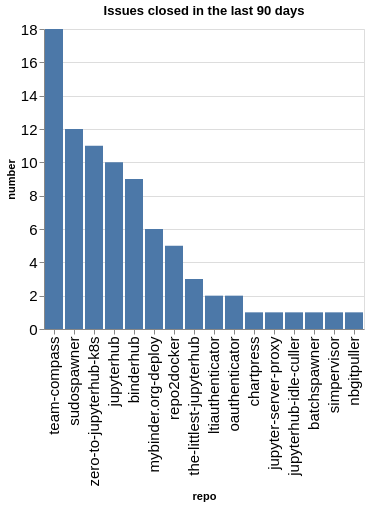

The notebook cell saved with this chart:
### Code cell
closed_counts = closed.groupby(['org', 'repo']).count()['number'].reset_index()
closed_counts['org/repo'] = closed_counts.apply(lambda a: a['org'] + '/' + a['repo'], axis=1)
sorted_vals = closed_counts.sort_values(['number'], ascending=False)['repo'].values
alt.Chart(data=closed_counts, title=f"Issues closed in the last {n_days} days").mark_bar().encode(
    x=alt.X('repo', sort=alt.Sort(sorted_vals.tolist())),
    y='number',
)

### Figure 1 — Vega-Lite specification as saved in the notebook (floating-point values rounded to 4 significant figures)
{"config": {"axisLeft": {"labelFontSize": 15}, "axisBottom": {"labelFontSize": 15}}, "data": {"name": "data-cdffb82d13cb06120a7fb821d3b32ec4"}, "mark": {"type": "bar"}, "encoding": {"x": {"field": "repo", "sort": ["team-compass", "sudospawner", "zero-to-jupyterhub-k8s", "jupyterhub", "binderhub", "mybinder.org-deploy", "repo2docker", "the-littlest-jupyterhub", "ltiauthenticator", "oauthenticator", "chartpress", "jupyter-server-proxy", "jupyterhub-idle-culler", "batchspawner", "simpervisor", "nbgitpuller"], "type": "nominal"}, "y": {"field": "number", "type": "quantitative"}}, "title": "Issues closed in the last 90 days", "$schema": "https://vega.github.io/schema/vega-lite/v5.20.1.json", "datasets": {"data-cdffb82d13cb06120a7fb821d3b32ec4": [{"org": "jupyterhub", "repo": "batchspawner", "number": 1, "org/repo": "jupyterhub/batchspawner"}, {"org": "jupyterhub", "repo": "binderhub", "number": 9, "org/repo": "jupyterhub/binderhub"}, {"org": "jupyterhub", "repo": "chartpress", "number": 1, "org/repo": "jupyterhub/chartpress"}, {"org": "jupyterhub", "repo": "jupyter-server-proxy", "number": 1, "org/repo": "jupyterhub/jupyter-server-proxy"}, {"org": "jupyterhub", "repo": "jupyterhub", "number": 10, "org/repo": "jupyterhub/jupyterhub"}, {"org": "jupyterhub", "repo": "jupyterhub-idle-culler", "number": 1, "org/repo": "jupyterhub/jupyterhub-idle-culler"}, {"org": "jupyterhub", "repo": "ltiauthenticator", "number": 2, "org/repo": "jupyterhub/ltiauthenticator"}, {"org": "jupyterhub", "repo": "mybinder.org-deploy", "number": 6, "org/repo": "jupyterhub/mybinder.org-deploy"}, {"org": "jupyterhub", "repo": "nbgitpuller", "number": 1, "org/repo": "jupyterhub/nbgitpuller"}, {"org": "jupyterhub", "repo": "oauthenticator", "number": 2, "org/repo": "jupyterhub/oauthenticator"}, {"org": "jupyterhub", "repo": "repo2docker", "number": 5, "org/repo": "jupyterhub/repo2docker"}, {"org": "jupyterhub", "repo": "simpervisor", "number": 1, "org/repo": "jupyterhub/simpervisor"}, {"org": "jupyterhub", "repo": "sudospawner", "number": 12, "org/repo": "jupyterhub/sudospawner"}, {"org": "jupyterhub", "repo": "team-compass", "number": 18, "org/repo": "jupyterhub/team-compass"}, {"org": "jupyterhub", "repo": "the-littlest-jupyterhub", "number": 3, "org/repo": "jupyterhub/the-littlest-jupyterhub"}, {"org": "jupyterhub", "repo": "zero-to-jupyterhub-k8s", "number": 11, "org/repo": "jupyterhub/zero-to-jupyterhub-k8s"}]}}
